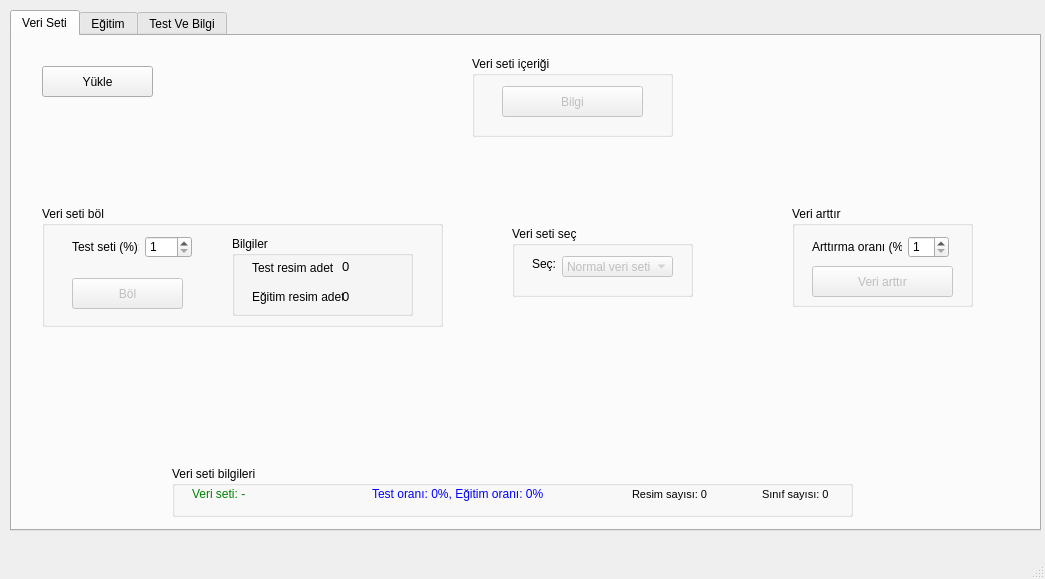
<?xml version="1.0" encoding="UTF-8"?>
<ui version="4.0">
 <class>MainWindow</class>
 <widget class="QMainWindow" name="MainWindow">
  <property name="geometry">
   <rect>
    <x>0</x>
    <y>0</y>
    <width>1045</width>
    <height>579</height>
   </rect>
  </property>
  <property name="windowTitle">
   <string>Cinsiyet algılayıcı</string>
  </property>
  <widget class="QWidget" name="centralwidget">
   <widget class="QTabWidget" name="tabWidget">
    <property name="geometry">
     <rect>
      <x>10</x>
      <y>10</y>
      <width>1031</width>
      <height>521</height>
     </rect>
    </property>
    <property name="currentIndex">
     <number>0</number>
    </property>
    <widget class="QWidget" name="tab_3">
     <attribute name="title">
      <string>Veri Seti</string>
     </attribute>
     <widget class="QPushButton" name="pushButton">
      <property name="geometry">
       <rect>
        <x>30</x>
        <y>30</y>
        <width>111</width>
        <height>31</height>
       </rect>
      </property>
      <property name="text">
       <string>Yükle</string>
      </property>
     </widget>
     <widget class="QGroupBox" name="groupBox">
      <property name="geometry">
       <rect>
        <x>460</x>
        <y>20</y>
        <width>201</width>
        <height>81</height>
       </rect>
      </property>
      <property name="styleSheet">
       <string notr="true"/>
      </property>
      <property name="title">
       <string>Veri seti içeriği</string>
      </property>
      <widget class="QPushButton" name="pushButton_2">
       <property name="enabled">
        <bool>false</bool>
       </property>
       <property name="geometry">
        <rect>
         <x>30</x>
         <y>30</y>
         <width>141</width>
         <height>31</height>
        </rect>
       </property>
       <property name="text">
        <string>Bilgi</string>
       </property>
      </widget>
     </widget>
     <widget class="QGroupBox" name="groupBox_2">
      <property name="geometry">
       <rect>
        <x>30</x>
        <y>170</y>
        <width>401</width>
        <height>121</height>
       </rect>
      </property>
      <property name="title">
       <string>Veri seti böl</string>
      </property>
      <widget class="QGroupBox" name="groupBox_3">
       <property name="geometry">
        <rect>
         <x>190</x>
         <y>30</y>
         <width>181</width>
         <height>80</height>
        </rect>
       </property>
       <property name="title">
        <string>Bilgiler</string>
       </property>
       <widget class="QLabel" name="label_6">
        <property name="geometry">
         <rect>
          <x>110</x>
          <y>20</y>
          <width>51</width>
          <height>20</height>
         </rect>
        </property>
        <property name="font">
         <font>
          <pointsize>10</pointsize>
         </font>
        </property>
        <property name="text">
         <string>0</string>
        </property>
       </widget>
       <widget class="QLabel" name="label_7">
        <property name="geometry">
         <rect>
          <x>110</x>
          <y>50</y>
          <width>51</width>
          <height>20</height>
         </rect>
        </property>
        <property name="font">
         <font>
          <pointsize>10</pointsize>
         </font>
        </property>
        <property name="text">
         <string>0</string>
        </property>
       </widget>
       <widget class="QLabel" name="label_3">
        <property name="geometry">
         <rect>
          <x>20</x>
          <y>20</y>
          <width>81</width>
          <height>23</height>
         </rect>
        </property>
        <property name="text">
         <string>Test resim adeti:</string>
        </property>
       </widget>
       <widget class="QLabel" name="label_4">
        <property name="geometry">
         <rect>
          <x>20</x>
          <y>50</y>
          <width>91</width>
          <height>21</height>
         </rect>
        </property>
        <property name="text">
         <string>Eğitim resim adeti:</string>
        </property>
       </widget>
      </widget>
      <widget class="QPushButton" name="pushButton_3">
       <property name="enabled">
        <bool>false</bool>
       </property>
       <property name="geometry">
        <rect>
         <x>30</x>
         <y>72</y>
         <width>111</width>
         <height>31</height>
        </rect>
       </property>
       <property name="text">
        <string>Böl</string>
       </property>
      </widget>
      <widget class="QWidget" name="layoutWidget">
       <property name="geometry">
        <rect>
         <x>30</x>
         <y>30</y>
         <width>120</width>
         <height>22</height>
        </rect>
       </property>
       <layout class="QHBoxLayout" name="horizontalLayout">
        <item>
         <widget class="QLabel" name="label">
          <property name="text">
           <string>Test seti (%):</string>
          </property>
         </widget>
        </item>
        <item>
         <widget class="QSpinBox" name="spinBox">
          <property name="minimum">
           <number>1</number>
          </property>
          <property name="maximum">
           <number>100</number>
          </property>
         </widget>
        </item>
       </layout>
      </widget>
     </widget>
     <widget class="QGroupBox" name="groupBox_4">
      <property name="geometry">
       <rect>
        <x>780</x>
        <y>170</y>
        <width>181</width>
        <height>101</height>
       </rect>
      </property>
      <property name="title">
       <string>Veri arttır</string>
      </property>
      <widget class="QPushButton" name="pushButton_4">
       <property name="enabled">
        <bool>false</bool>
       </property>
       <property name="geometry">
        <rect>
         <x>20</x>
         <y>60</y>
         <width>141</width>
         <height>31</height>
        </rect>
       </property>
       <property name="text">
        <string>Veri arttır</string>
       </property>
      </widget>
      <widget class="QWidget" name="layoutWidget">
       <property name="geometry">
        <rect>
         <x>20</x>
         <y>30</y>
         <width>137</width>
         <height>22</height>
        </rect>
       </property>
       <layout class="QHBoxLayout" name="horizontalLayout_2">
        <item>
         <widget class="QLabel" name="label_20">
          <property name="text">
           <string>Arttırma oranı (%):</string>
          </property>
         </widget>
        </item>
        <item>
         <widget class="QSpinBox" name="spinBox_2">
          <property name="minimum">
           <number>1</number>
          </property>
          <property name="maximum">
           <number>50</number>
          </property>
         </widget>
        </item>
       </layout>
      </widget>
     </widget>
     <widget class="QGroupBox" name="groupBox_5">
      <property name="geometry">
       <rect>
        <x>500</x>
        <y>190</y>
        <width>181</width>
        <height>71</height>
       </rect>
      </property>
      <property name="title">
       <string>Veri seti seç</string>
      </property>
      <widget class="QLabel" name="label_23">
       <property name="geometry">
        <rect>
         <x>20</x>
         <y>30</y>
         <width>31</width>
         <height>16</height>
        </rect>
       </property>
       <property name="text">
        <string>Seç:</string>
       </property>
      </widget>
      <widget class="QComboBox" name="comboBox">
       <property name="enabled">
        <bool>false</bool>
       </property>
       <property name="geometry">
        <rect>
         <x>50</x>
         <y>30</y>
         <width>111</width>
         <height>21</height>
        </rect>
       </property>
       <item>
        <property name="text">
         <string>Normal veri seti</string>
        </property>
       </item>
      </widget>
     </widget>
     <widget class="QGroupBox" name="groupBox_16">
      <property name="geometry">
       <rect>
        <x>160</x>
        <y>430</y>
        <width>681</width>
        <height>51</height>
       </rect>
      </property>
      <property name="title">
       <string>Veri seti bilgileri</string>
      </property>
      <widget class="QLabel" name="label_39">
       <property name="geometry">
        <rect>
         <x>460</x>
         <y>20</y>
         <width>101</width>
         <height>16</height>
        </rect>
       </property>
       <property name="font">
        <font>
         <pointsize>8</pointsize>
        </font>
       </property>
       <property name="styleSheet">
        <string notr="true">color: </string>
       </property>
       <property name="text">
        <string>Resim sayısı: 0</string>
       </property>
      </widget>
      <widget class="QLabel" name="label_40">
       <property name="geometry">
        <rect>
         <x>590</x>
         <y>20</y>
         <width>91</width>
         <height>16</height>
        </rect>
       </property>
       <property name="font">
        <font>
         <pointsize>8</pointsize>
        </font>
       </property>
       <property name="styleSheet">
        <string notr="true">color: bl</string>
       </property>
       <property name="text">
        <string>Sınıf sayısı: 0</string>
       </property>
      </widget>
      <widget class="QLabel" name="label_26">
       <property name="geometry">
        <rect>
         <x>20</x>
         <y>20</y>
         <width>171</width>
         <height>16</height>
        </rect>
       </property>
       <property name="styleSheet">
        <string notr="true">color: green;</string>
       </property>
       <property name="text">
        <string>Veri seti: -</string>
       </property>
      </widget>
      <widget class="QLabel" name="label_41">
       <property name="geometry">
        <rect>
         <x>200</x>
         <y>20</y>
         <width>251</width>
         <height>16</height>
        </rect>
       </property>
       <property name="styleSheet">
        <string notr="true">color: blue</string>
       </property>
       <property name="text">
        <string>Test oranı: 0%, Eğitim oranı: 0%</string>
       </property>
      </widget>
     </widget>
     <widget class="QLabel" name="label_2">
      <property name="geometry">
       <rect>
        <x>890</x>
        <y>20</y>
        <width>111</width>
        <height>101</height>
       </rect>
      </property>
      <property name="text">
       <string/>
      </property>
      <property name="pixmap">
       <pixmap>asset/statistics.png</pixmap>
      </property>
      <property name="scaledContents">
       <bool>true</bool>
      </property>
     </widget>
    </widget>
    <widget class="QWidget" name="tab">
     <attribute name="title">
      <string>Eğitim</string>
     </attribute>
     <widget class="QGroupBox" name="groupBox_8">
      <property name="enabled">
       <bool>true</bool>
      </property>
      <property name="geometry">
       <rect>
        <x>20</x>
        <y>100</y>
        <width>301</width>
        <height>171</height>
       </rect>
      </property>
      <property name="title">
       <string>Eğitim</string>
      </property>
      <widget class="QGroupBox" name="groupBox_9">
       <property name="enabled">
        <bool>false</bool>
       </property>
       <property name="geometry">
        <rect>
         <x>20</x>
         <y>80</y>
         <width>131</width>
         <height>80</height>
        </rect>
       </property>
       <property name="title">
        <string>Özel ayarlar</string>
       </property>
       <widget class="QLabel" name="label_11">
        <property name="geometry">
         <rect>
          <x>10</x>
          <y>20</y>
          <width>41</width>
          <height>16</height>
         </rect>
        </property>
        <property name="text">
         <string>Epochs:</string>
        </property>
       </widget>
       <widget class="QSpinBox" name="spinBox_4">
        <property name="geometry">
         <rect>
          <x>80</x>
          <y>20</y>
          <width>42</width>
          <height>22</height>
         </rect>
        </property>
        <property name="minimum">
         <number>1</number>
        </property>
        <property name="maximum">
         <number>300</number>
        </property>
       </widget>
       <widget class="QSpinBox" name="spinBox_5">
        <property name="geometry">
         <rect>
          <x>80</x>
          <y>50</y>
          <width>42</width>
          <height>22</height>
         </rect>
        </property>
        <property name="minimum">
         <number>1</number>
        </property>
        <property name="maximum">
         <number>300</number>
        </property>
       </widget>
       <widget class="QLabel" name="label_12">
        <property name="geometry">
         <rect>
          <x>10</x>
          <y>50</y>
          <width>61</width>
          <height>16</height>
         </rect>
        </property>
        <property name="text">
         <string>Batch size:</string>
        </property>
       </widget>
      </widget>
      <widget class="QRadioButton" name="radioButton_3">
       <property name="geometry">
        <rect>
         <x>20</x>
         <y>50</y>
         <width>82</width>
         <height>17</height>
        </rect>
       </property>
       <property name="text">
        <string>Özel ayar</string>
       </property>
      </widget>
      <widget class="QRadioButton" name="radioButton_4">
       <property name="geometry">
        <rect>
         <x>170</x>
         <y>50</y>
         <width>101</width>
         <height>17</height>
        </rect>
       </property>
       <property name="text">
        <string>Varsayılan ayar</string>
       </property>
       <property name="checked">
        <bool>true</bool>
       </property>
      </widget>
      <widget class="QGroupBox" name="groupBox_10">
       <property name="geometry">
        <rect>
         <x>170</x>
         <y>80</y>
         <width>111</width>
         <height>80</height>
        </rect>
       </property>
       <property name="title">
        <string>Özel ayarlar</string>
       </property>
       <widget class="QLabel" name="label_13">
        <property name="geometry">
         <rect>
          <x>10</x>
          <y>20</y>
          <width>61</width>
          <height>16</height>
         </rect>
        </property>
        <property name="text">
         <string>Epochs: 60</string>
        </property>
       </widget>
       <widget class="QLabel" name="label_14">
        <property name="geometry">
         <rect>
          <x>10</x>
          <y>50</y>
          <width>71</width>
          <height>16</height>
         </rect>
        </property>
        <property name="text">
         <string>Batch size: 64</string>
        </property>
       </widget>
      </widget>
      <widget class="QWidget" name="layoutWidget">
       <property name="geometry">
        <rect>
         <x>20</x>
         <y>20</y>
         <width>104</width>
         <height>22</height>
        </rect>
       </property>
       <layout class="QHBoxLayout" name="horizontalLayout_3">
        <item>
         <widget class="QLabel" name="label_15">
          <property name="text">
           <string>Model:</string>
          </property>
         </widget>
        </item>
        <item>
         <widget class="QComboBox" name="comboBox_2">
          <item>
           <property name="text">
            <string>AlexNet</string>
           </property>
          </item>
          <item>
           <property name="text">
            <string>VGG16</string>
           </property>
          </item>
          <item>
           <property name="text">
            <string>VGG19</string>
           </property>
          </item>
         </widget>
        </item>
       </layout>
      </widget>
      <widget class="QWidget" name="layoutWidget">
       <property name="geometry">
        <rect>
         <x>150</x>
         <y>20</y>
         <width>126</width>
         <height>22</height>
        </rect>
       </property>
       <layout class="QHBoxLayout" name="horizontalLayout_4">
        <item>
         <widget class="QLabel" name="label_34">
          <property name="text">
           <string>Optimizer:</string>
          </property>
         </widget>
        </item>
        <item>
         <widget class="QComboBox" name="comboBox_4">
          <item>
           <property name="text">
            <string>Adam</string>
           </property>
          </item>
          <item>
           <property name="text">
            <string>SGD</string>
           </property>
          </item>
          <item>
           <property name="text">
            <string>Adadelta</string>
           </property>
          </item>
          <item>
           <property name="text">
            <string>Adagrad</string>
           </property>
          </item>
          <item>
           <property name="text">
            <string>RMSprop</string>
           </property>
          </item>
         </widget>
        </item>
       </layout>
      </widget>
     </widget>
     <widget class="QGroupBox" name="groupBox_11">
      <property name="geometry">
       <rect>
        <x>20</x>
        <y>10</y>
        <width>981</width>
        <height>51</height>
       </rect>
      </property>
      <property name="title">
       <string>Eğtim bilgileri</string>
      </property>
      <widget class="QLabel" name="label_16">
       <property name="geometry">
        <rect>
         <x>20</x>
         <y>20</y>
         <width>111</width>
         <height>16</height>
        </rect>
       </property>
       <property name="text">
        <string>Model: AlexNet</string>
       </property>
      </widget>
      <widget class="QLabel" name="label_19">
       <property name="geometry">
        <rect>
         <x>270</x>
         <y>20</y>
         <width>71</width>
         <height>16</height>
        </rect>
       </property>
       <property name="text">
        <string>Epochs: 60</string>
       </property>
      </widget>
      <widget class="QLabel" name="label_21">
       <property name="geometry">
        <rect>
         <x>350</x>
         <y>20</y>
         <width>81</width>
         <height>16</height>
        </rect>
       </property>
       <property name="text">
        <string>Batch size: 64</string>
       </property>
      </widget>
      <widget class="QLabel" name="label_32">
       <property name="geometry">
        <rect>
         <x>130</x>
         <y>20</y>
         <width>111</width>
         <height>16</height>
        </rect>
       </property>
       <property name="text">
        <string>Optimizer: Adam</string>
       </property>
      </widget>
      <widget class="QLabel" name="label_33">
       <property name="geometry">
        <rect>
         <x>460</x>
         <y>20</y>
         <width>501</width>
         <height>16</height>
        </rect>
       </property>
       <property name="text">
        <string>Ek özellikler: TensorBoard</string>
       </property>
      </widget>
     </widget>
     <widget class="QPushButton" name="pushButton_5">
      <property name="enabled">
       <bool>false</bool>
      </property>
      <property name="geometry">
       <rect>
        <x>740</x>
        <y>240</y>
        <width>201</width>
        <height>31</height>
       </rect>
      </property>
      <property name="text">
       <string>Eğit</string>
      </property>
     </widget>
     <widget class="QGroupBox" name="groupBox_20">
      <property name="geometry">
       <rect>
        <x>690</x>
        <y>110</y>
        <width>311</width>
        <height>101</height>
       </rect>
      </property>
      <property name="title">
       <string>Model adı</string>
      </property>
      <widget class="QLabel" name="label_25">
       <property name="geometry">
        <rect>
         <x>20</x>
         <y>20</y>
         <width>31</width>
         <height>16</height>
        </rect>
       </property>
       <property name="text">
        <string>Adı:</string>
       </property>
      </widget>
      <widget class="QLineEdit" name="lineEdit">
       <property name="geometry">
        <rect>
         <x>50</x>
         <y>20</y>
         <width>131</width>
         <height>20</height>
        </rect>
       </property>
      </widget>
      <widget class="QPushButton" name="pushButton_9">
       <property name="geometry">
        <rect>
         <x>210</x>
         <y>20</y>
         <width>75</width>
         <height>23</height>
        </rect>
       </property>
       <property name="text">
        <string>Onayal</string>
       </property>
      </widget>
      <widget class="QLabel" name="label_17">
       <property name="geometry">
        <rect>
         <x>20</x>
         <y>70</y>
         <width>241</width>
         <height>16</height>
        </rect>
       </property>
       <property name="text">
        <string>Tam ad:  -</string>
       </property>
      </widget>
     </widget>
     <widget class="QLabel" name="label_46">
      <property name="geometry">
       <rect>
        <x>40</x>
        <y>370</y>
        <width>91</width>
        <height>20</height>
       </rect>
      </property>
      <property name="font">
       <font>
        <pointsize>10</pointsize>
       </font>
      </property>
      <property name="text">
       <string>İşlem durumu:</string>
      </property>
     </widget>
     <widget class="QLabel" name="label_47">
      <property name="geometry">
       <rect>
        <x>140</x>
        <y>370</y>
        <width>281</width>
        <height>20</height>
       </rect>
      </property>
      <property name="font">
       <font>
        <pointsize>12</pointsize>
       </font>
      </property>
      <property name="styleSheet">
       <string notr="true">color:&quot;green&quot;</string>
      </property>
      <property name="text">
       <string>-</string>
      </property>
     </widget>
     <widget class="QGroupBox" name="groupBox_7">
      <property name="geometry">
       <rect>
        <x>340</x>
        <y>100</y>
        <width>321</width>
        <height>171</height>
       </rect>
      </property>
      <property name="title">
       <string>Ek özellikler</string>
      </property>
      <widget class="QGroupBox" name="groupBox_6">
       <property name="geometry">
        <rect>
         <x>20</x>
         <y>20</y>
         <width>281</width>
         <height>81</height>
        </rect>
       </property>
       <property name="title">
        <string>Early stopping</string>
       </property>
       <widget class="QCheckBox" name="checkBox">
        <property name="geometry">
         <rect>
          <x>10</x>
          <y>20</y>
          <width>70</width>
          <height>17</height>
         </rect>
        </property>
        <property name="text">
         <string>Uygula</string>
        </property>
       </widget>
       <widget class="QWidget" name="layoutWidget">
        <property name="geometry">
         <rect>
          <x>10</x>
          <y>50</y>
          <width>246</width>
          <height>22</height>
         </rect>
        </property>
        <layout class="QHBoxLayout" name="horizontalLayout_5">
         <item>
          <widget class="QLabel" name="label_9">
           <property name="text">
            <string>İyileşme olmayan maksimum epoch sayısı: </string>
           </property>
          </widget>
         </item>
         <item>
          <widget class="QSpinBox" name="spinBox_3">
           <property name="minimum">
            <number>1</number>
           </property>
           <property name="maximum">
            <number>10</number>
           </property>
           <property name="value">
            <number>3</number>
           </property>
          </widget>
         </item>
        </layout>
       </widget>
      </widget>
      <widget class="QGroupBox" name="groupBox_15">
       <property name="geometry">
        <rect>
         <x>20</x>
         <y>110</y>
         <width>111</width>
         <height>51</height>
        </rect>
       </property>
       <property name="title">
        <string>Model check point</string>
       </property>
       <widget class="QCheckBox" name="checkBox_2">
        <property name="geometry">
         <rect>
          <x>10</x>
          <y>20</y>
          <width>61</width>
          <height>16</height>
         </rect>
        </property>
        <property name="text">
         <string>Uygula</string>
        </property>
       </widget>
      </widget>
     </widget>
     <widget class="QGroupBox" name="groupBox_13">
      <property name="geometry">
       <rect>
        <x>160</x>
        <y>430</y>
        <width>681</width>
        <height>51</height>
       </rect>
      </property>
      <property name="title">
       <string>Veri seti bilgileri</string>
      </property>
      <widget class="QLabel" name="label_28">
       <property name="geometry">
        <rect>
         <x>460</x>
         <y>20</y>
         <width>101</width>
         <height>16</height>
        </rect>
       </property>
       <property name="font">
        <font>
         <pointsize>8</pointsize>
        </font>
       </property>
       <property name="text">
        <string>Resim sayısı: 0</string>
       </property>
      </widget>
      <widget class="QLabel" name="label_29">
       <property name="geometry">
        <rect>
         <x>590</x>
         <y>20</y>
         <width>91</width>
         <height>16</height>
        </rect>
       </property>
       <property name="font">
        <font>
         <pointsize>8</pointsize>
        </font>
       </property>
       <property name="text">
        <string>Sınıf sayısı: 0</string>
       </property>
      </widget>
      <widget class="QLabel" name="label_5">
       <property name="geometry">
        <rect>
         <x>20</x>
         <y>20</y>
         <width>171</width>
         <height>16</height>
        </rect>
       </property>
       <property name="styleSheet">
        <string notr="true">color: green</string>
       </property>
       <property name="text">
        <string>Veri seti: -</string>
       </property>
      </widget>
      <widget class="QLabel" name="label_35">
       <property name="geometry">
        <rect>
         <x>200</x>
         <y>20</y>
         <width>251</width>
         <height>16</height>
        </rect>
       </property>
       <property name="styleSheet">
        <string notr="true">color: blue</string>
       </property>
       <property name="text">
        <string>Test oranı: 0%, Eğitim oranı: 0%</string>
       </property>
      </widget>
     </widget>
    </widget>
    <widget class="QWidget" name="tab_2">
     <attribute name="title">
      <string>Test Ve Bilgi</string>
     </attribute>
     <widget class="QLabel" name="label_22">
      <property name="geometry">
       <rect>
        <x>50</x>
        <y>30</y>
        <width>61</width>
        <height>21</height>
       </rect>
      </property>
      <property name="font">
       <font>
        <pointsize>9</pointsize>
       </font>
      </property>
      <property name="text">
       <string>Model Seç:</string>
      </property>
     </widget>
     <widget class="QComboBox" name="comboBox_3">
      <property name="geometry">
       <rect>
        <x>120</x>
        <y>30</y>
        <width>171</width>
        <height>22</height>
       </rect>
      </property>
     </widget>
     <widget class="QPushButton" name="pushButton_7">
      <property name="enabled">
       <bool>false</bool>
      </property>
      <property name="geometry">
       <rect>
        <x>140</x>
        <y>80</y>
        <width>141</width>
        <height>31</height>
       </rect>
      </property>
      <property name="text">
       <string>TensorBoard Bilgi Göster</string>
      </property>
     </widget>
     <widget class="QPushButton" name="pushButton_6">
      <property name="geometry">
       <rect>
        <x>460</x>
        <y>280</y>
        <width>91</width>
        <height>31</height>
       </rect>
      </property>
      <property name="text">
       <string>Test</string>
      </property>
     </widget>
     <widget class="QLabel" name="label_10">
      <property name="geometry">
       <rect>
        <x>570</x>
        <y>280</y>
        <width>271</width>
        <height>21</height>
       </rect>
      </property>
      <property name="font">
       <font>
        <pointsize>12</pointsize>
       </font>
      </property>
      <property name="text">
       <string>-</string>
      </property>
     </widget>
     <widget class="QLabel" name="label_18">
      <property name="geometry">
       <rect>
        <x>470</x>
        <y>30</y>
        <width>261</width>
        <height>231</height>
       </rect>
      </property>
      <property name="font">
       <font>
        <pointsize>11</pointsize>
       </font>
      </property>
      <property name="text">
       <string>Test resmi</string>
      </property>
      <property name="scaledContents">
       <bool>true</bool>
      </property>
     </widget>
     <widget class="QLabel" name="label_8">
      <property name="geometry">
       <rect>
        <x>890</x>
        <y>20</y>
        <width>111</width>
        <height>101</height>
       </rect>
      </property>
      <property name="text">
       <string/>
      </property>
      <property name="pixmap">
       <pixmap>asset/test.png</pixmap>
      </property>
      <property name="scaledContents">
       <bool>true</bool>
      </property>
     </widget>
     <widget class="QLabel" name="label_24">
      <property name="geometry">
       <rect>
        <x>20</x>
        <y>80</y>
        <width>111</width>
        <height>41</height>
       </rect>
      </property>
      <property name="text">
       <string/>
      </property>
      <property name="pixmap">
       <pixmap>asset/tensorboard-logo-social.png</pixmap>
      </property>
      <property name="scaledContents">
       <bool>true</bool>
      </property>
     </widget>
     <widget class="QGroupBox" name="groupBox_12">
      <property name="geometry">
       <rect>
        <x>30</x>
        <y>150</y>
        <width>391</width>
        <height>241</height>
       </rect>
      </property>
      <property name="title">
       <string>Confusion matrix</string>
      </property>
      <widget class="QLabel" name="label_27">
       <property name="geometry">
        <rect>
         <x>10</x>
         <y>20</y>
         <width>371</width>
         <height>211</height>
        </rect>
       </property>
       <property name="text">
        <string>TextLabel</string>
       </property>
       <property name="scaledContents">
        <bool>true</bool>
       </property>
      </widget>
     </widget>
     <widget class="QGroupBox" name="groupBox_14">
      <property name="geometry">
       <rect>
        <x>540</x>
        <y>350</y>
        <width>331</width>
        <height>141</height>
       </rect>
      </property>
      <property name="title">
       <string>Diğer başarı bilgileri</string>
      </property>
      <widget class="QPlainTextEdit" name="plainTextEdit">
       <property name="geometry">
        <rect>
         <x>10</x>
         <y>20</y>
         <width>311</width>
         <height>111</height>
        </rect>
       </property>
      </widget>
     </widget>
     <widget class="QPushButton" name="pushButton_8">
      <property name="geometry">
       <rect>
        <x>880</x>
        <y>430</y>
        <width>75</width>
        <height>23</height>
       </rect>
      </property>
      <property name="text">
       <string>Bilgi getir</string>
      </property>
     </widget>
    </widget>
   </widget>
  </widget>
  <widget class="QMenuBar" name="menubar">
   <property name="geometry">
    <rect>
     <x>0</x>
     <y>0</y>
     <width>1045</width>
     <height>21</height>
    </rect>
   </property>
  </widget>
  <widget class="QStatusBar" name="statusbar"/>
 </widget>
 <resources/>
 <connections/>
</ui>
